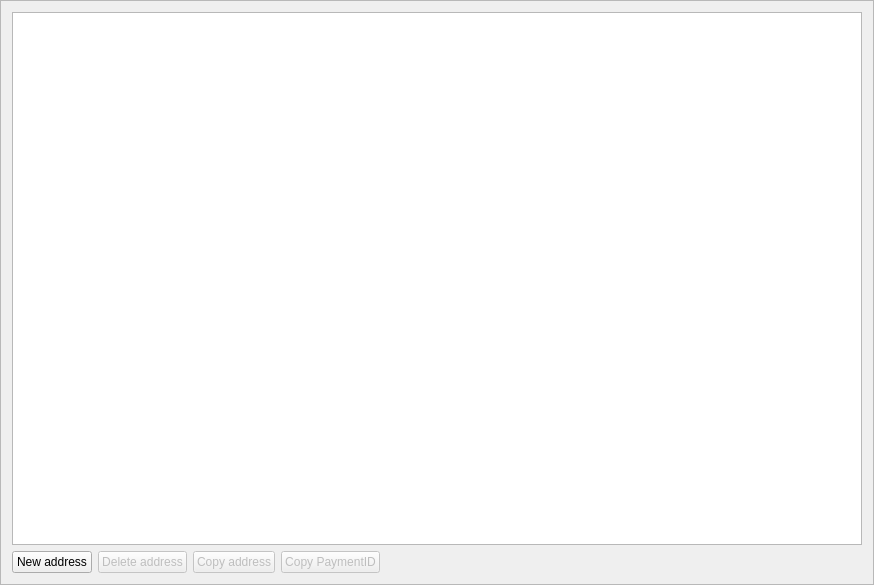
<?xml version="1.0" encoding="UTF-8"?>
<ui version="4.0">
 <class>AddressBookFrame</class>
 <widget class="QFrame" name="AddressBookFrame">
  <property name="geometry">
   <rect>
    <x>0</x>
    <y>0</y>
    <width>874</width>
    <height>585</height>
   </rect>
  </property>
  <property name="windowTitle">
   <string>Frame</string>
  </property>
  <property name="frameShape">
   <enum>QFrame::StyledPanel</enum>
  </property>
  <property name="frameShadow">
   <enum>QFrame::Raised</enum>
  </property>
  <layout class="QVBoxLayout" name="verticalLayout">
   <item>
    <widget class="QTreeView" name="m_addressBookView"/>
   </item>
   <item>
    <layout class="QHBoxLayout" name="horizontalLayout">
     <item>
      <widget class="QPushButton" name="m_addAddressButton">
       <property name="text">
        <string>New address</string>
       </property>
       <property name="icon">
        <iconset resource="../../resources.qrc">
         <normaloff>:/icons/add</normaloff>:/icons/add</iconset>
       </property>
      </widget>
     </item>
     <item>
      <widget class="QPushButton" name="m_deleteAddressButton">
       <property name="enabled">
        <bool>false</bool>
       </property>
       <property name="text">
        <string>Delete address</string>
       </property>
       <property name="icon">
        <iconset resource="../../resources.qrc">
         <normaloff>:/icons/remove</normaloff>:/icons/remove</iconset>
       </property>
      </widget>
     </item>
     <item>
      <widget class="QPushButton" name="m_copyAddressButton">
       <property name="enabled">
        <bool>false</bool>
       </property>
       <property name="text">
        <string>Copy address</string>
       </property>
       <property name="icon">
        <iconset resource="../../resources.qrc">
         <normaloff>:/icons/copy</normaloff>:/icons/copy</iconset>
       </property>
      </widget>
     </item>
     <item>
      <widget class="QPushButton" name="m_copyPaymentIdButton">
       <property name="enabled">
        <bool>false</bool>
       </property>
       <property name="text">
        <string>Copy PaymentID</string>
       </property>
       <property name="icon">
        <iconset resource="../../resources.qrc">
         <normaloff>:/icons/copy</normaloff>
         <selectedoff>:/icons/copy</selectedoff>:/icons/copy</iconset>
       </property>
      </widget>
     </item>
     <item>
      <spacer name="horizontalSpacer">
       <property name="orientation">
        <enum>Qt::Horizontal</enum>
       </property>
       <property name="sizeHint" stdset="0">
        <size>
         <width>40</width>
         <height>20</height>
        </size>
       </property>
      </spacer>
     </item>
    </layout>
   </item>
  </layout>
 </widget>
 <resources>
  <include location="../../resources.qrc"/>
 </resources>
 <connections>
  <connection>
   <sender>m_addAddressButton</sender>
   <signal>clicked()</signal>
   <receiver>AddressBookFrame</receiver>
   <slot>addClicked()</slot>
   <hints>
    <hint type="sourcelabel">
     <x>53</x>
     <y>556</y>
    </hint>
    <hint type="destinationlabel">
     <x>436</x>
     <y>292</y>
    </hint>
   </hints>
  </connection>
  <connection>
   <sender>m_deleteAddressButton</sender>
   <signal>clicked()</signal>
   <receiver>AddressBookFrame</receiver>
   <slot>deleteClicked()</slot>
   <hints>
    <hint type="sourcelabel">
     <x>148</x>
     <y>556</y>
    </hint>
    <hint type="destinationlabel">
     <x>436</x>
     <y>292</y>
    </hint>
   </hints>
  </connection>
  <connection>
   <sender>m_copyAddressButton</sender>
   <signal>clicked()</signal>
   <receiver>AddressBookFrame</receiver>
   <slot>copyClicked()</slot>
   <hints>
    <hint type="sourcelabel">
     <x>243</x>
     <y>556</y>
    </hint>
    <hint type="destinationlabel">
     <x>436</x>
     <y>292</y>
    </hint>
   </hints>
  </connection>
  <connection>
   <sender>m_copyPaymentIdButton</sender>
   <signal>clicked()</signal>
   <receiver>AddressBookFrame</receiver>
   <slot>copyPaymentIdClicked()</slot>
   <hints>
    <hint type="sourcelabel">
     <x>338</x>
     <y>556</y>
    </hint>
    <hint type="destinationlabel">
     <x>436</x>
     <y>292</y>
    </hint>
   </hints>
  </connection>
  <connection>
   <sender>m_addressBookView</sender>
   <signal>doubleClicked(QModelIndex)</signal>
   <receiver>AddressBookFrame</receiver>
   <slot>addressDoubleClicked(QModelIndex)</slot>
   <hints>
    <hint type="sourcelabel">
     <x>433</x>
     <y>556</y>
    </hint>
    <hint type="destinationlabel">
     <x>436</x>
     <y>292</y>
    </hint>
   </hints>
  </connection>
 </connections>
 <slots>
  <slot>addClicked()</slot>
  <slot>deleteClicked()</slot>
  <slot>copyClicked()</slot>
  <slot>copyPaymentIdClicked()</slot>
  <slot>addressDoubleClicked(QModelIndex)</slot>
 </slots>
</ui>
